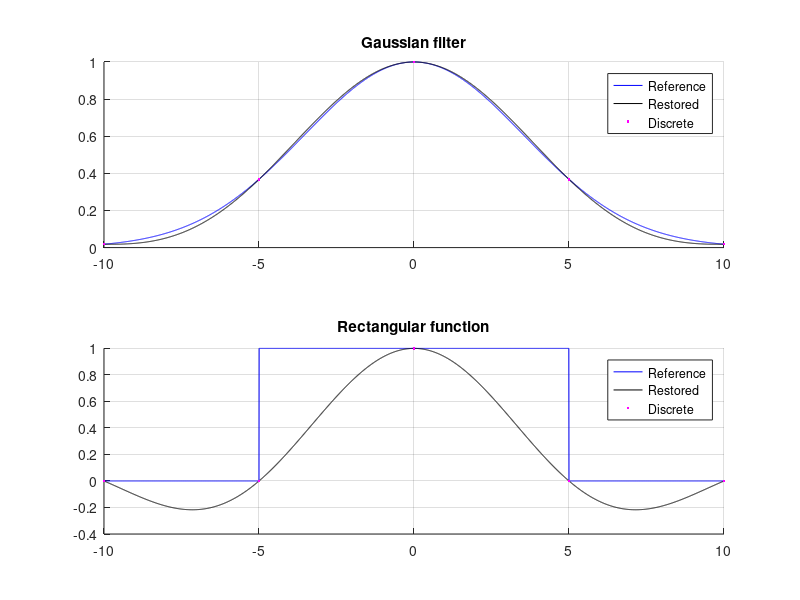

MATLAB code to generate this figure:
% Source signal param
sigma = 5;
tt = 5;

% Discrete signal
n = input('Input number of samples: ');
dt = input('Input sample step: ');
t_max = dt*(n-1)/2;
t = -t_max:dt:t_max; 

gauss_discrete = exp(-(t/sigma).^2);
rect_discrete = zeros(size(t));
rect_discrete(abs(t) - tt < 0) = 1;

% Reference signal
x = -t_max:0.005:t_max;
gauss_ref = exp(-(x/sigma).^2);
rect_ref = zeros(size(x));
rect_ref(abs(x) - tt < 0) = 1;

% Signal restore (
gauss_restored = zeros(1, length(x));
rect_restored = zeros(1, length(x));
for i=1:length(x)
   for j = 1:n
       gauss_restored(i) = gauss_restored(i) + gauss_discrete(j)* sin((x(i)-t(j))/dt * pi) / ((x(i)-t(j))/dt * pi);
       rect_restored(i) = rect_restored(i) + rect_discrete(j)*sin((x(i)-t(j))/dt * pi) / ((x(i)-t(j))/dt * pi);
   end
end

figure;
subplot(2,1,1);
title('Gaussian filter');
hold on;
grid on;
plot(x, gauss_ref, 'b');
plot(x, gauss_restored, 'k');
plot(t, gauss_discrete, '.m');
legend('Reference', 'Restored', 'Discrete');

subplot(2,1,2);
title('Rectangular function');
hold on;
grid on;
plot(x, rect_ref, 'b');
plot(x, rect_restored, 'k');
plot(t, rect_discrete, '.m');
legend('Reference', 'Restored', 'Discrete');

print -dpng plot1.png;